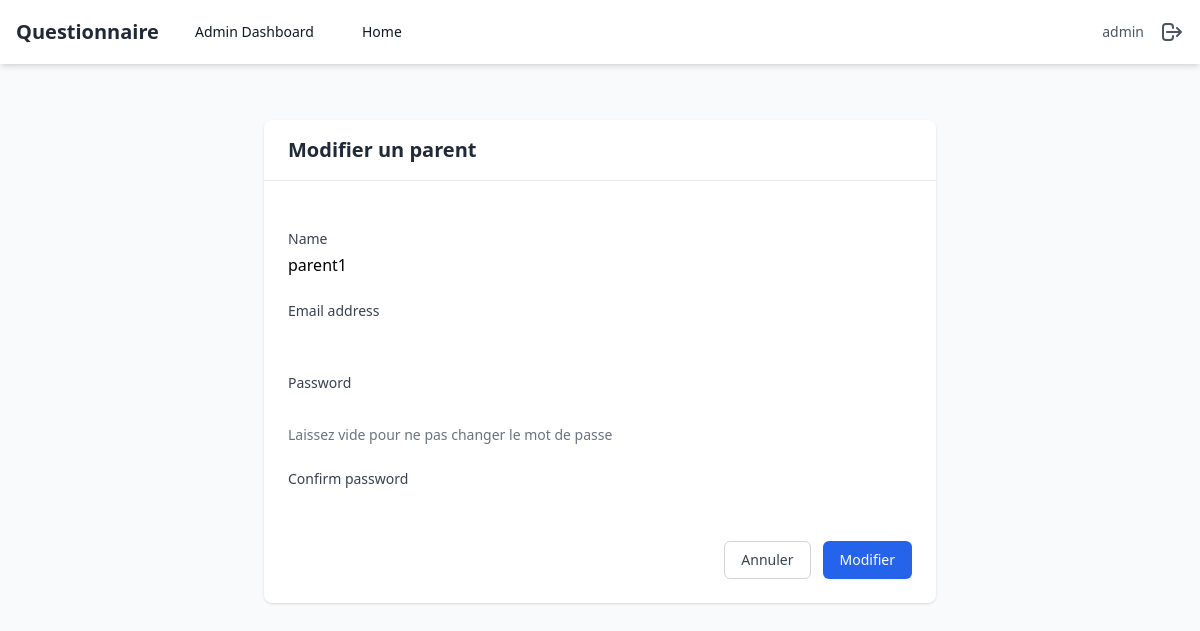
The app's page /admincustom/edit-parent/2/ (signed in), older data.
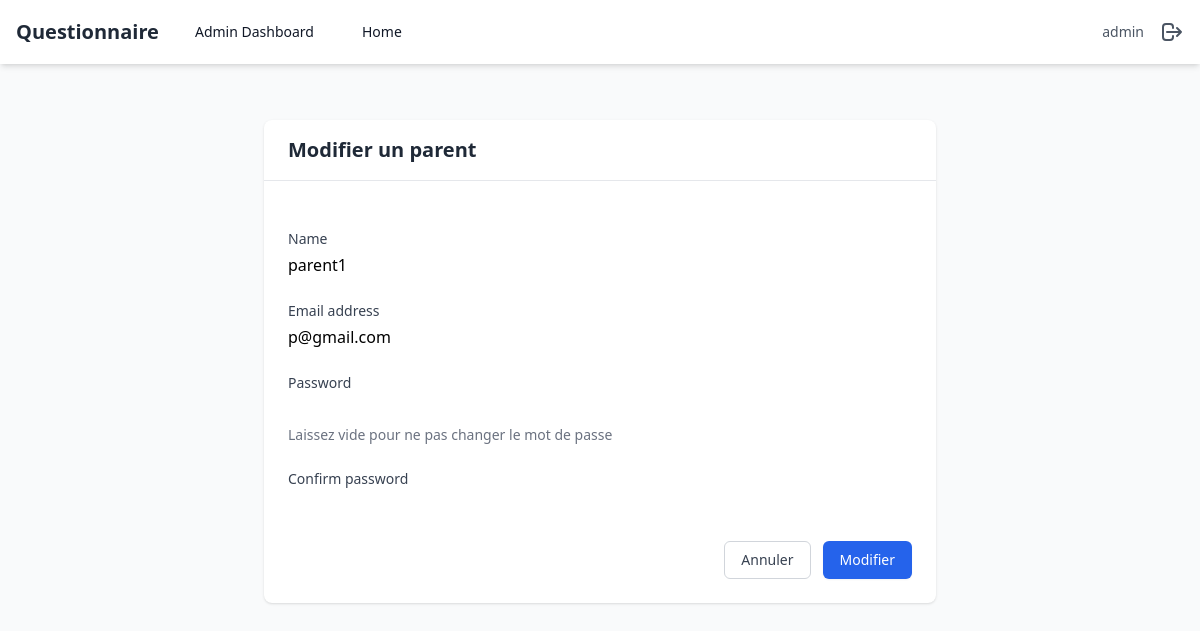
The same page, newer data.
### polls/models.py (models this page shows)
class Parent(AbstractUser):
    name = models.CharField(max_length=255, default='')
    is_parent = models.BooleanField(default=True)
    is_superuser = models.BooleanField(default=False)
    class Meta:
        swappable = 'AUTH_USER_MODEL'

### polls/views.py (the view)
# urls.py: path('admincustom/edit-parent/<int:parent_id>/', edit_parent, name='edit_parent'),
@login_required
def edit_parent(request, parent_id):
    if not request.user.is_superuser:
        return redirect('home')
    parent = get_object_or_404(Parent, id=parent_id)
    if request.method == 'POST':
        form = ParentForm(request.POST, instance=parent)
        if form.is_valid():
            parent = form.save(commit=False)
            if form.cleaned_data.get('password'):
                parent.set_password(form.cleaned_data['password'])
            parent.save()
            messages.success(request, 'Parent modifié avec succès')
            return redirect('admin_dashboard')
    else:
        form = ParentForm(instance=parent)
    return render(request, 'admin/parent_form.html', {'form': form, 'action': 'Modifier'})

### polls/forms.py (shortened to what this page needs)
class ParentForm(forms.ModelForm):
    password = forms.CharField(widget=forms.PasswordInput(), required=False,
                                help_text="Laissez vide pour ne pas changer le mot de passe")
    confirm_password = forms.CharField(widget=forms.PasswordInput(), required=False)
    class Meta:
        model = Parent
        fields = ['name', 'email', 'password', 'confirm_password']

### polls/templates/admin/parent_form.html (shortened to what this page needs)
{% extends '../base.html' %} {% block content %}
<div class="max-w-2xl mx-auto py-8">
  <div class="bg-white shadow rounded-lg">
    <div class="px-6 py-4 border-b border-gray-200">
      <h2 class="text-xl font-semibold text-gray-800">
        {{ action }} un parent
      </h2>
    </div>
    <form method="post" class="p-6 space-y-6">
      {% csrf_token %} {% for field in form %}
      <div class="space-y-1">
        <label
          for="{{ field.id_for_label }}"
          class="block text-sm font-medium text-gray-700"
        >
          {{ field.label }}
        </label>
        {{ field }} {% if field.help_text %}
        <p class="text-sm text-gray-500">{{ field.help_text }}</p>
        {% endif %}
      </div>
      {% endfor %}
      <div class="flex justify-end space-x-3">
        <a
          href="{% url 'admin_dashboard' %}"
          class="px-4 py-2 border border-gray-300 rounded-md text-sm font-medium text-gray-700 hover:bg-gray-50"
        >
          Annuler
        </a>
        <button
          type="submit"
          class="px-4 py-2 border border-transparent rounded-md shadow-sm text-sm font-medium text-white bg-blue-600 hover:bg-blue-700"
        >
          {{ action }}
        </button>
      </div>
    </form>
  </div>
</div>
{% endblock %}

Row changes from the older to the newer data that the page shows:
changed Parent "parent1": email (not shown) → "p@gmail.com"
